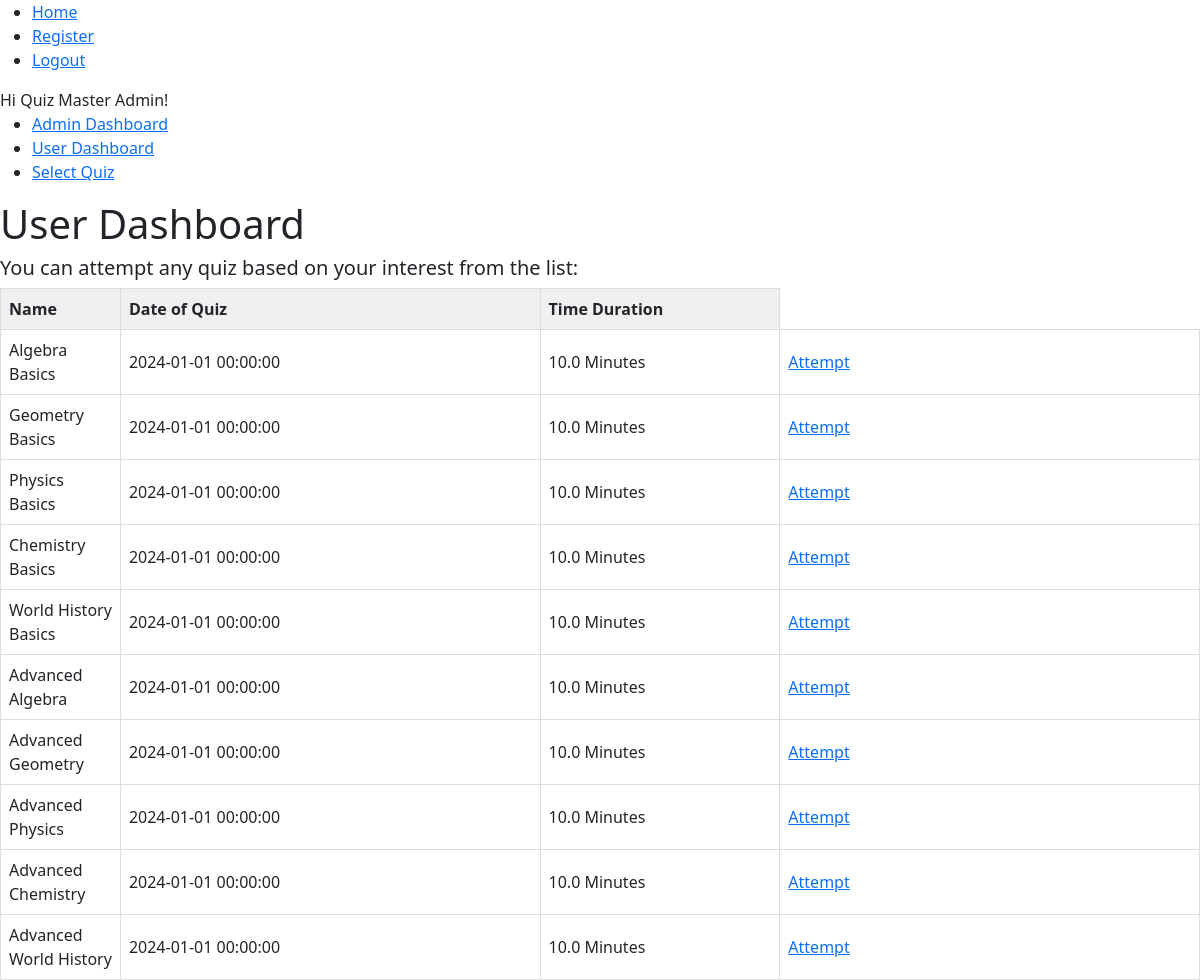
Page /dashboard (signed in) on the earlier database version.
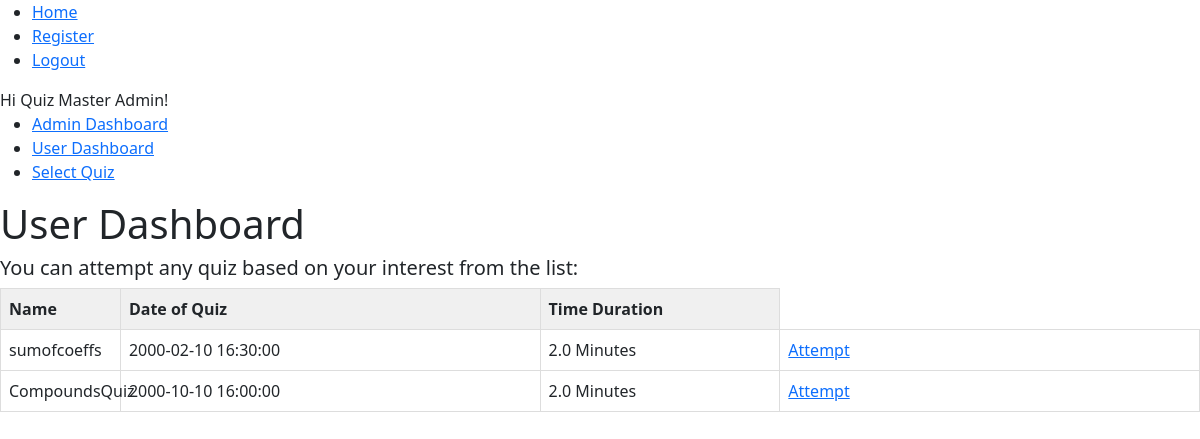
Same page on the later database version.
### app/models.py (models this page shows, shortened)
class User(db.Model, UserMixin):
    id = db.Column(db.Integer, primary_key=True)
    username = db.Column(db.String(80), unique=True, nullable= False)
    password_hash = db.Column(db.String(200),nullable=False)
    fullname = db.Column(db.String(100),nullable=False)
    qualification = db.Column(db.String)
    dob = db.Column(db.Date)
    scores = db.relationship('Score', backref = 'user', lazy=True)

class Quiz(db.Model):
    id = db.Column(db.Integer, primary_key=True)
    name = db.Column(db.String(100), nullable=False)
    date_of_quiz = db.Column(db.DateTime)
    time_duration = db.Column(db.Integer, default = 0)
    chapter_id = db.Column(db.Integer,db.ForeignKey('chapter.id'), nullable=False)
    questions = db.relationship('Question', backref='quiz', lazy=True)

### app/routes.py (the view)
@app.route("/dashboard")
@login_required
def dashboard():
    quizzes = Quiz.query.all()
    return render_template("user/dashboard.html", quizzes=quizzes)

### app/routes.py (called while the page is built)
@login_manager.user_loader
def load_user(user_id):
    return User.query.get(user_id)

### app/templates/user/dashboard.html (shortened to what this page needs)
{% extends 'layout.html' %}
{% block content %}
    <h1>User Dashboard</h1>
    <div>
        <h5>You can attempt any quiz based on your interest from the list:</h5>
        <table>
            <thead>
                <tr>
                    <th>Name</th>
                    <th>Date of Quiz</th>
                    <th>Time Duration</th>
                </tr>
            </thead>
            <tbody>
                {% for quiz in quizzes %}
                <tr>
                    <td>{{quiz.name}}</td>
                    <td>{{ quiz.date_of_quiz}}</td>
                    <td>{{quiz.time_duration / 60}} Minutes</td>
                    <td>
                        <a href="{{url_for('attempt_quiz', quiz_id=quiz.id)}}">Attempt</a>
                    </td>
                </tr>
                {% endfor %}
            </tbody>
        </table>
    </div>
{% endblock %}

### app/templates/layout.html (shortened to what this page needs)
<!doctype html>
<html>
  <head>
    {% block head %}
    <link href="https://cdn.jsdelivr.net/npm/bootstrap@5.3.3/dist/css/bootstrap.min.css" rel="stylesheet">
    <link rel="stylesheet" href="https://cdnjs.cloudflare.com/ajax/libs/font-awesome/6.7.2/css/all.min.css" />
    {% endblock %}
  </head>
  <body>
    <ul>
        <li><a href ="{{url_for('home')}}">Home</a></li>
        <li><a href = "{{url_for('register')}}">Register</a></li>
        {% if current_user.is_authenticated %}
        <li><a href = "{{url_for('logout')}}">Logout</a></li>
        {% else %}
        <li><a href = "{{url_for('login')}}">Login</a></li>
        {% endif %}
    </ul>
    <div id="content">
      {% if current_user.is_authenticated %}
      Hi {{ current_user.fullname }}!
      <ul>
        {% if current_user.username == 'admin@quiz.com' %}
          <li><a href="{{ url_for('admin_dashboard') }}">Admin Dashboard</a></li>
          <li><a href="{{ url_for('dashboard') }}">User Dashboard</a></li>
        {%else%}
          <li><a href="{{ url_for('dashboard') }}">Dashboard</a></li>
        {%endif%}
        <li><a href="{{ url_for('select_quiz') }}">Select Quiz</a></li>
      </ul>
      {% endif %}
        {% block content %}{% endblock %}
    </div>
  </body>
</html>

### app/templates/layout.html (style rules this page uses)
table { border-collapse : collapse; width: 100%; table-layout: fixed; }
th, td { border: 1px solid #ddd; padding: 8px; text-align: left; }
th { background-color: #f0f0f0; }
th:nth-child(1) { width: 10%; }
th:nth-last-child(1) { width: 20%; }

Differences in the rows shown:
removed Quiz: name "Algebra Basics", date_of_quiz "2024-01-01 00:00:00", quiz.time_duration/60 "10.0"
removed Quiz: name "Geometry Basics", date_of_quiz "2024-01-01 00:00:00", quiz.time_duration/60 "10.0"
removed Quiz: name "Physics Basics", date_of_quiz "2024-01-01 00:00:00", quiz.time_duration/60 "10.0"
removed Quiz: name "Chemistry Basics", date_of_quiz "2024-01-01 00:00:00", quiz.time_duration/60 "10.0"
removed Quiz: name "World History Basics", date_of_quiz "2024-01-01 00:00:00", quiz.time_duration/60 "10.0"
removed Quiz: name "Advanced Algebra", date_of_quiz "2024-01-01 00:00:00", quiz.time_duration/60 "10.0"
removed Quiz: name "Advanced Geometry", date_of_quiz "2024-01-01 00:00:00", quiz.time_duration/60 "10.0"
removed Quiz: name "Advanced Physics", date_of_quiz "2024-01-01 00:00:00", quiz.time_duration/60 "10.0"
removed Quiz: name "Advanced Chemistry", date_of_quiz "2024-01-01 00:00:00", quiz.time_duration/60 "10.0"
removed Quiz: name "Advanced World History", date_of_quiz "2024-01-01 00:00:00", quiz.time_duration/60 "10.0"
added Quiz: name "sumofcoeffs", date_of_quiz "2000-02-10 16:30:00", quiz.time_duration/60 "2.0"
added Quiz: name "CompoundsQuiz", date_of_quiz "2000-10-10 16:00:00", quiz.time_duration/60 "2.0"
